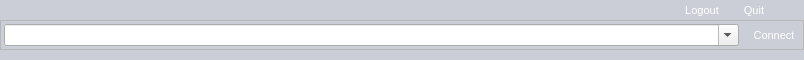
<?xml version="1.0" encoding="UTF-8"?>
<ui version="4.0">
 <class>inworldControls</class>
 <widget class="QWidget" name="inworldControls">
  <property name="geometry">
   <rect>
    <x>0</x>
    <y>0</y>
    <width>804</width>
    <height>60</height>
   </rect>
  </property>
  <property name="sizePolicy">
   <sizepolicy hsizetype="Minimum" vsizetype="Minimum">
    <horstretch>0</horstretch>
    <verstretch>0</verstretch>
   </sizepolicy>
  </property>
  <property name="minimumSize">
   <size>
    <width>0</width>
    <height>60</height>
   </size>
  </property>
  <property name="maximumSize">
   <size>
    <width>16777215</width>
    <height>75</height>
   </size>
  </property>
  <property name="windowTitle">
   <string>Inworld controls</string>
  </property>
  <property name="styleSheet">
   <string notr="true">QWidget#inworldControls {
/*		background-color: qlineargradient(spread:pad, x1:0.006, y1:0, x2:0, y2:1, stop:0.142045 rgba(229, 234, 243, 50), stop:0.295455 rgba(209, 215, 221, 110), stop:0.65 rgba(179, 183, 196, 110), stop:1 rgba(222, 227, 236, 100));*/
	background-color: rgba(179, 183, 196, 110);
}

QPushButton {
	min-width: 40px;
	padding-left: 5px;
	padding-right: 5px;
	font-size: 11px;
	color: rgb(61, 80, 255);
	background-color: rgba(255, 255, 255, 0);
}

QPushButton::hover {
	color: rgb(85, 170, 255);
}

QPushButton::!hover {
	color: rgb(255, 255, 255);
}

QPushButton::pressed {
	color: rgba(85, 170, 255, 100);
	border: 0px;
}</string>
  </property>
  <layout class="QVBoxLayout" name="verticalLayout">
   <property name="margin">
    <number>0</number>
   </property>
   <item>
    <layout class="QHBoxLayout" name="horizontalLayout">
     <item>
      <layout class="QVBoxLayout" name="verticalLayout_2">
       <property name="spacing">
        <number>0</number>
       </property>
       <property name="leftMargin">
        <number>0</number>
       </property>
       <property name="topMargin">
        <number>0</number>
       </property>
       <item>
        <layout class="QHBoxLayout" name="topcontrols">
         <item>
          <layout class="QHBoxLayout" name="contolBarLayout">
           <property name="spacing">
            <number>5</number>
           </property>
           <property name="leftMargin">
            <number>5</number>
           </property>
           <property name="rightMargin">
            <number>5</number>
           </property>
          </layout>
         </item>
         <item>
          <spacer name="horizontalSpacer">
           <property name="orientation">
            <enum>Qt::Horizontal</enum>
           </property>
           <property name="sizeHint" stdset="0">
            <size>
             <width>40</width>
             <height>1</height>
            </size>
           </property>
          </spacer>
         </item>
         <item>
          <widget class="QPushButton" name="buttonLogout">
           <property name="minimumSize">
            <size>
             <width>50</width>
             <height>20</height>
            </size>
           </property>
           <property name="text">
            <string>Logout</string>
           </property>
           <property name="flat">
            <bool>true</bool>
           </property>
          </widget>
         </item>
         <item>
          <widget class="QPushButton" name="buttonQuit">
           <property name="minimumSize">
            <size>
             <width>50</width>
             <height>20</height>
            </size>
           </property>
           <property name="text">
            <string>Quit</string>
           </property>
           <property name="flat">
            <bool>true</bool>
           </property>
          </widget>
         </item>
         <item>
          <widget class="QPushButton" name="navigate_button">
           <property name="maximumSize">
            <size>
             <width>17</width>
             <height>16</height>
            </size>
           </property>
           <property name="styleSheet">
            <string>QPushButton#navigate_button {
	padding: 0px;
	padding-right: 5px;
	min-width: 17px;
	min-height: 16px;
	background-position: top left; 
	background-repeat: no-repeat;
	background-image: url(&quot;:/images/arrow_down.png&quot;);
}

QPushButton#navigate_button:hover {
	background-image: url(&quot;:/images/arrow_down_hover.png&quot;);
}</string>
           </property>
           <property name="iconSize">
            <size>
             <width>17</width>
             <height>16</height>
            </size>
           </property>
           <property name="flat">
            <bool>true</bool>
           </property>
          </widget>
         </item>
        </layout>
       </item>
       <item>
        <layout class="QHBoxLayout" name="bottomcontrols">
         <item>
          <widget class="QFrame" name="navigation_frame">
           <property name="styleSheet">
            <string/>
           </property>
           <property name="frameShape">
            <enum>QFrame::StyledPanel</enum>
           </property>
           <property name="frameShadow">
            <enum>QFrame::Raised</enum>
           </property>
           <layout class="QHBoxLayout" name="horizontalLayout_3">
            <property name="margin">
             <number>3</number>
            </property>
            <item>
             <widget class="QComboBox" name="navigate_address">
              <property name="sizePolicy">
               <sizepolicy hsizetype="Preferred" vsizetype="Expanding">
                <horstretch>0</horstretch>
                <verstretch>0</verstretch>
               </sizepolicy>
              </property>
              <property name="editable">
               <bool>true</bool>
              </property>
             </widget>
            </item>
            <item>
             <widget class="QPushButton" name="navigate_connect">
              <property name="minimumSize">
               <size>
                <width>50</width>
                <height>20</height>
               </size>
              </property>
              <property name="maximumSize">
               <size>
                <width>55</width>
                <height>20</height>
               </size>
              </property>
              <property name="text">
               <string> Connect</string>
              </property>
              <property name="flat">
               <bool>true</bool>
              </property>
             </widget>
            </item>
           </layout>
          </widget>
         </item>
        </layout>
       </item>
       <item>
        <spacer name="verticalSpacer">
         <property name="orientation">
          <enum>Qt::Vertical</enum>
         </property>
         <property name="sizeHint" stdset="0">
          <size>
           <width>1</width>
           <height>1</height>
          </size>
         </property>
        </spacer>
       </item>
      </layout>
     </item>
    </layout>
   </item>
  </layout>
 </widget>
 <resources/>
 <connections/>
</ui>
